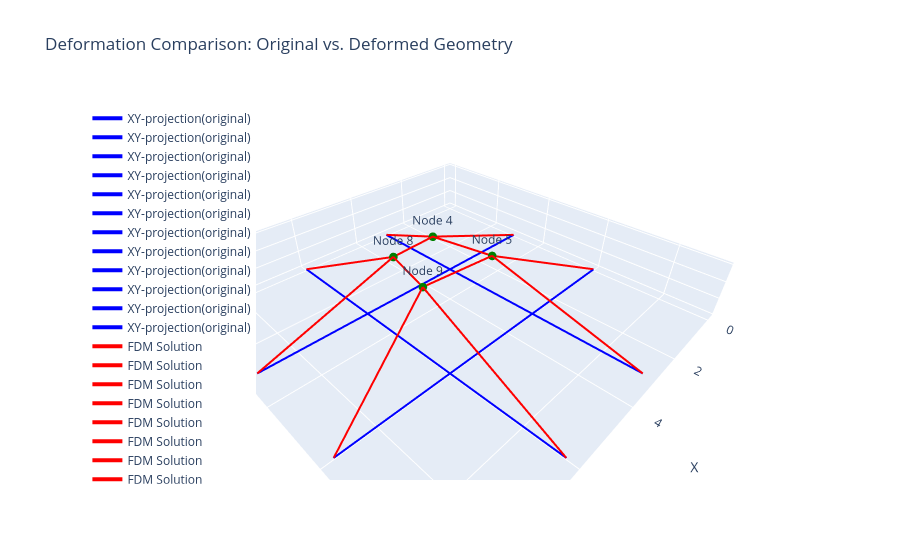

The code cell stored with this chart in its notebook:
### Code cell
###### With none-FE FDM coordinates match -- with individual qs

import torch
import torch.optim as optim
import matplotlib.pyplot as plt
from mpl_toolkits.mplot3d import Axes3D
import numpy as np
import plotly.graph_objects as go

# q.grad.zero_()


# In[663]:


######################## explanation
## "The example model is based on a 5-nodes grid shell strcuture
##  which has a crossing projection in the x-y plane"
##  The FE part would be based on the Euler-bernoulli beam theory


# In[664]:


## Initial Geom
# Initial Coords:
node_coords = torch.tensor(
    [[0.0, 3.0, 0.0], [0.0, 6.0, 0.0], [3.0, 0.0, 0.0], [3.0, 3.0, 0.0], [3.0, 6.0, 0.0], [3.0, 9.0, 0.0],
     [6.0, 0.0, 0.0], [6.0, 3.0, 0.0], [6.0, 6.0, 0.0] ,[6.0, 9.0, 0.0], [9.0, 3.0 ,0.0], [9.0, 6.0, 0.0]],
    dtype=torch.float32, requires_grad=True, )
connectivity = [[1, 4], [2, 5], [3, 4], [5, 4], [6, 5], [4, 8],[5, 9], [7, 8], [9, 8],[10, 9],[12, 9],[11, 8]]
n_dof_per_node = 6  # Degrees of freedom per node
total_dof = n_dof_per_node * len(node_coords)
Fixed_nodes = [1, 2, 3, 6, 7, 10, 11, 12]
Free_nodes = []
n_elements = len(connectivity)
n_nodes = len(node_coords)
for i in range(1, n_nodes + 1):
    if i not in Fixed_nodes:
        Free_nodes.append(i)
idx_CF = [node - 1 for node in Fixed_nodes]
idx_CN = [i for i in range(n_nodes) if i not in idx_CF]

# In[665]:


## Force condition
####### Force condition -> need for modification
## +0 to x direction ; +1 to y direction ; +2 to Z direction
## +3 Bending around the z axis ; +4 bending around y axis ; +5 Twisting
# implement upwards loading of 50 kN at every free nodes
F = torch.zeros(total_dof, dtype=torch.float32)
f_n = Free_nodes
f_type = [2, 2, 2, 2]  # The force type
F_value = torch.tensor([50.0, 50.0, 50.0, 50.0]) * 1000  # The force value/direction
r = 1 / torch.max(F_value)
# print(r)
F_sign = torch.sign(F_value)
for idx, i in enumerate(f_n):
    F[6 * (i - 1) + f_type[idx]] = F_value[idx]  # unit: KN / KN*m

px = torch.zeros(len(f_n), 1, dtype=torch.float32)
py = torch.zeros(len(f_n), 1, dtype=torch.float32)
pz = torch.zeros(len(f_n), 1, dtype=torch.float32)

for i in range(len(f_n)):
    if f_type[idx] == 0:
        px[i] = F_value[i]
    elif f_type[idx] == 1:
        py[i] = F_value[i]
    elif f_type[idx] == 2:
        pz[i] = F_value[i]


## Obtaining Matrix D
# Assembly the nodal-branch matrix:
C = torch.zeros(n_elements, n_nodes, dtype=torch.float32)
for n, (i, j) in enumerate(connectivity):
    C[n, i - 1] = 1
    C[n, j - 1] = -1
CF = C[:, idx_CF]
CN = C[:, idx_CN]


# Assembly D
def FDM (Q,CN=CN, CF=CF, px=px, py=py, pz=pz,Fixed_nodes=Fixed_nodes, Free_nodes=Free_nodes,node_coords=node_coords) :
    Dn = torch.matmul(torch.transpose(CN, 0, 1), torch.matmul(Q, CN))
    DF = torch.matmul(torch.transpose(CN, 0, 1), torch.matmul(Q, CF))
    ## Coordinates solution
    # separate the coordinates:
    fixed_idces = [node - 1 for node in Fixed_nodes]
    xF = node_coords[fixed_idces, 0].unsqueeze(1)
    yF = node_coords[fixed_idces, 1].unsqueeze(1)
    zF = node_coords[fixed_idces, 2].unsqueeze(1)
    xN = torch.matmul(torch.inverse(Dn), (px - torch.matmul(DF, xF)))
    yN = torch.matmul(torch.inverse(Dn), (py - torch.matmul(DF, yF)))
    zN = torch.matmul(torch.inverse(Dn), (pz - torch.matmul(DF, zF)))
    ## Coordinates renewal: 
    new_node_coords = node_coords.clone()
    for idx, node in enumerate(Free_nodes):
        node_idx = node - 1
        new_node_coords[node_idx, 0] = xN[idx]
        new_node_coords[node_idx, 1] = yN[idx]
        new_node_coords[node_idx, 2] = zN[idx]

    return new_node_coords

# In[670]:

## Check point: FDM completed
# if q.grad is not None:
#     q.grad.zero_()
# loss = torch.sum(new_node_coords[:, 2])
# loss.backward()
# print("Gradient of q:")
# print(q.grad)



# Element creating
#################  input below:
############################################################################################################## input
# initial coordinates

####### BCs
fixed_dof = []
for node in Fixed_nodes:
    fixed_dof.extend([(node - 1) * 6 + i for i in range(6)])
# print(fixed_dof)
####### Gradient descent
step = 0.001
epochs = 1000

####### Plotting
steps = 20  # steps for tracing deformation shape
###################################################################################################################################################
###################################################################################################################################################


### Defining the OBJ:
Obj_coords = torch.tensor([1.5, 1.5, 1.5, 1.5])
def Loss(Free_nodes, new_node_coords, Obj_coords):
    n_free_nodes = len(Free_nodes)
    Free_nodes = torch.tensor(Free_nodes)
    y_pred = new_node_coords[(Free_nodes - 1), 2]  
    y_true = Obj_coords 
    error = torch.abs(y_true - y_pred)
    loss = torch.mean(error)
    return loss

# In[679]:

# Optimized Variables
## initial variables
q = torch.rand(12, requires_grad=True)
## Optimization
torch.autograd.set_detect_anomaly(True)
# Optimizer setting
optimizer = optim.Adam([q], lr=step)
# Loop start
Loss_his = []
for iteration in range(epochs + 1):
#     print(iteration)
    # Forwards
    Q = torch.diag(q) * 1 / r  # scaling
    new_node_coords = FDM(Q)
    # loss
    Loss_value = Loss(Free_nodes, new_node_coords, Obj_coords)
    print(Loss_value)
    Loss_his.append(Loss_value.item())
    # Backwards
    optimizer.zero_grad()
    # print(q.grad)
    Loss_value.backward(retain_graph=True)

    # Grad
    gradients = q.grad
    frob_norm = torch.norm(gradients)
#     print(gradients)
    optimizer.step()
    
    # print iteration
    if iteration % 5 == 0:
        print(f"Iteration {iteration}: Normalized Gradient = {frob_norm}, Adaptive learning rate = {step}")
print("Optimization completed.")
print(q)
# print("coordinates:",node_coords)

#############################################################################################################
x_orig = node_coords[:, 0].detach().numpy()
y_orig = node_coords[:, 1].detach().numpy()
z_orig = node_coords[:, 2].detach().numpy()

x_def = new_node_coords[:, 0].detach().numpy()
y_def = new_node_coords[:, 1].detach().numpy()
z_def = new_node_coords[:, 2].detach().numpy()

fig = go.Figure()



for connection in connectivity:
    i, j = connection
    fig.add_trace(go.Scatter3d(
        x=[x_orig[i-1], x_orig[j-1]],
        y=[y_orig[i-1], y_orig[j-1]],
        z=[z_orig[i-1], z_orig[j-1]],
        mode='lines',
        line=dict(color='blue', width=4),
        name='XY-projection(original)'
    ))

for connection in connectivity:
    i, j = connection
    fig.add_trace(go.Scatter3d(
        x=[x_def[i-1], x_def[j-1]],
        y=[y_def[i-1], y_def[j-1]],
        z=[z_def[i-1], z_def[j-1]],
        mode='lines',
        line=dict(color='red', width=4),
        name='FDM Solution'
    ))

for node in Free_nodes:
    fig.add_trace(go.Scatter3d(
        x=[x_def[node-1]],
        y=[y_def[node-1]],
        z=[z_def[node-1]],
        mode='markers+text',
        marker=dict(size=5, color='green'),
        text=[f'Node {node}'],
        textposition='top center',
        name=f'Free Node {node}'
    ))

fig.update_layout(
    scene=dict(
        xaxis_title='X',
        yaxis_title='Y',
        zaxis_title='Z',
        aspectmode='data'
    ),
    title='Deformation Comparison: Original vs. Deformed Geometry',
    legend=dict(yanchor="top", y=0.99, xanchor="left", x=0.01)
)

fig.show()

##### Loss history
plt.figure()
plt.plot(range(epochs + 1), Loss_his, label='Loss History', color='blue', linewidth=2)
plt.xlabel('Iterations')
plt.ylabel('Loss')
plt.title('Optimization Loss vs. Iterations')
plt.legend()
plt.grid(True)
plt.show()

### Figure 1 — Plotly figure (JSON) as saved in the notebook; plotly's stock layout.template omitted (floating-point values rounded to 4 significant figures)
{"data": [{"line": {"color": "blue", "width": 4}, "mode": "lines", "name": "XY-projection(original)", "type": "scatter3d", "x": [0, 3], "y": [3, 3], "z": [0, 0]}, {"line": {"color": "blue", "width": 4}, "mode": "lines", "name": "XY-projection(original)", "type": "scatter3d", "x": [0, 3], "y": [6, 6], "z": [0, 0]}, {"line": {"color": "blue", "width": 4}, "mode": "lines", "name": "XY-projection(original)", "type": "scatter3d", "x": [3, 3], "y": [0, 3], "z": [0, 0]}, {"line": {"color": "blue", "width": 4}, "mode": "lines", "name": "XY-projection(original)", "type": "scatter3d", "x": [3, 3], "y": [6, 3], "z": [0, 0]}, {"line": {"color": "blue", "width": 4}, "mode": "lines", "name": "XY-projection(original)", "type": "scatter3d", "x": [3, 3], "y": [9, 6], "z": [0, 0]}, {"line": {"color": "blue", "width": 4}, "mode": "lines", "name": "XY-projection(original)", "type": "scatter3d", "x": [3, 6], "y": [3, 3], "z": [0, 0]}, {"line": {"color": "blue", "width": 4}, "mode": "lines", "name": "XY-projection(original)", "type": "scatter3d", "x": [3, 6], "y": [6, 6], "z": [0, 0]}, {"line": {"color": "blue", "width": 4}, "mode": "lines", "name": "XY-projection(original)", "type": "scatter3d", "x": [6, 6], "y": [0, 3], "z": [0, 0]}, {"line": {"color": "blue", "width": 4}, "mode": "lines", "name": "XY-projection(original)", "type": "scatter3d", "x": [6, 6], "y": [6, 3], "z": [0, 0]}, {"line": {"color": "blue", "width": 4}, "mode": "lines", "name": "XY-projection(original)", "type": "scatter3d", "x": [6, 6], "y": [9, 6], "z": [0, 0]}, {"line": {"color": "blue", "width": 4}, "mode": "lines", "name": "XY-projection(original)", "type": "scatter3d", "x": [9, 6], "y": [6, 6], "z": [0, 0]}, {"line": {"color": "blue", "width": 4}, "mode": "lines", "name": "XY-projection(original)", "type": "scatter3d", "x": [9, 6], "y": [3, 3], "z": [0, 0]}, {"line": {"color": "red", "width": 4}, "mode": "lines", "name": "FDM Solution", "type": "scatter3d", "x": [0, 3.849], "y": [3, 3.207], "z": [0, 1.499]}, {"line": {"color": "red", "width": 4}, "mode": "lines", "name": "FDM Solution", "type": "scatter3d", "x": [0, 3.487], "y": [6, 4.952], "z": [0, 1.499]}, {"line": {"color": "red", "width": 4}, "mode": "lines", "name": "FDM Solution", "type": "scatter3d", "x": [3, 3.849], "y": [0, 3.207], "z": [0, 1.499]}, {"line": {"color": "red", "width": 4}, "mode": "lines", "name": "FDM Solution", "type": "scatter3d", "x": [3.487, 3.849], "y": [4.952, 3.207], "z": [1.499, 1.499]}, {"line": {"color": "red", "width": 4}, "mode": "lines", "name": "FDM Solution", "type": "scatter3d", "x": [3, 3.487], "y": [9, 4.952], "z": [0, 1.499]}, {"line": {"color": "red", "width": 4}, "mode": "lines", "name": "FDM Solution", "type": "scatter3d", "x": [3.849, 5.239], "y": [3.207, 3.273], "z": [1.499, 1.499]}, {"line": {"color": "red", "width": 4}, "mode": "lines", "name": "FDM Solution", "type": "scatter3d", "x": [3.487, 5.596], "y": [4.952, 4.741], "z": [1.499, 1.5]}, {"line": {"color": "red", "width": 4}, "mode": "lines", "name": "FDM Solution", "type": "scatter3d", "x": [6, 5.239], "y": [0, 3.273], "z": [0, 1.499]}, {"line": {"color": "red", "width": 4}, "mode": "lines", "name": "FDM Solution", "type": "scatter3d", "x": [5.596, 5.239], "y": [4.741, 3.273], "z": [1.5, 1.499]}, {"line": {"color": "red", "width": 4}, "mode": "lines", "name": "FDM Solution", "type": "scatter3d", "x": [6, 5.596], "y": [9, 4.741], "z": [0, 1.5]}, {"line": {"color": "red", "width": 4}, "mode": "lines", "name": "FDM Solution", "type": "scatter3d", "x": [9, 5.596], "y": [6, 4.741], "z": [0, 1.5]}, {"line": {"color": "red", "width": 4}, "mode": "lines", "name": "FDM Solution", "type": "scatter3d", "x": [9, 5.239], "y": [3, 3.273], "z": [0, 1.499]}, {"marker": {"color": "green", "size": 5}, "mode": "markers+text", "name": "Free Node 4", "text": ["Node 4"], "textposition": "top center", "type": "scatter3d", "x": [3.849], "y": [3.207], "z": [1.499]}, {"marker": {"color": "green", "size": 5}, "mode": "markers+text", "name": "Free Node 5", "text": ["Node 5"], "textposition": "top center", "type": "scatter3d", "x": [3.487], "y": [4.952], "z": [1.499]}, {"marker": {"color": "green", "size": 5}, "mode": "markers+text", "name": "Free Node 8", "text": ["Node 8"], "textposition": "top center", "type": "scatter3d", "x": [5.239], "y": [3.273], "z": [1.499]}, {"marker": {"color": "green", "size": 5}, "mode": "markers+text", "name": "Free Node 9", "text": ["Node 9"], "textposition": "top center", "type": "scatter3d", "x": [5.596], "y": [4.741], "z": [1.5]}], "layout": {"legend": {"x": 0.01, "xanchor": "left", "y": 0.99, "yanchor": "top"}, "scene": {"aspectmode": "data", "xaxis": {"title": {"text": "X"}}, "yaxis": {"title": {"text": "Y"}}, "zaxis": {"title": {"text": "Z"}}}, "title": {"text": "Deformation Comparison: Original vs. Deformed Geometry"}}}
